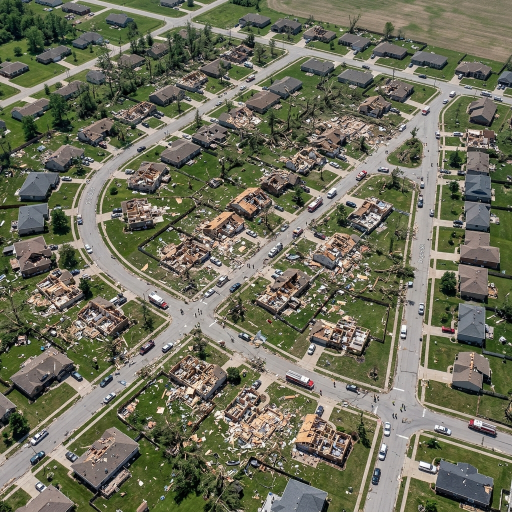
#> input picture From Pixel to Semantic/From-Pixels-to-Semantic/data/images/00000000/00000000_post_disaster.png, 1024 x 1024 px (shown at 1/2 size); its folder holds 2 pictures in this run
$ python resize_images.py
#> lines starting #> are read from the running program, lines starting #| are printed output that depends on the picture
import os
from PIL import Image

def resize_images(folder_path, size=(512, 512)):
#> called with folder_path = 'data/images/00000000', size = (512, 512)
    for filename in os.listdir(folder_path):
        if filename.endswith(".png") or filename.endswith(".jpg"):
            filepath = os.path.join(folder_path, filename)
            try:
                img = Image.open(filepath)
#> img is the input picture: PIL image 1024x1024 RGB; mean R, G, B 110.8, 110.9, 91.5
                img = img.resize(size, Image.Resampling.LANCZOS)
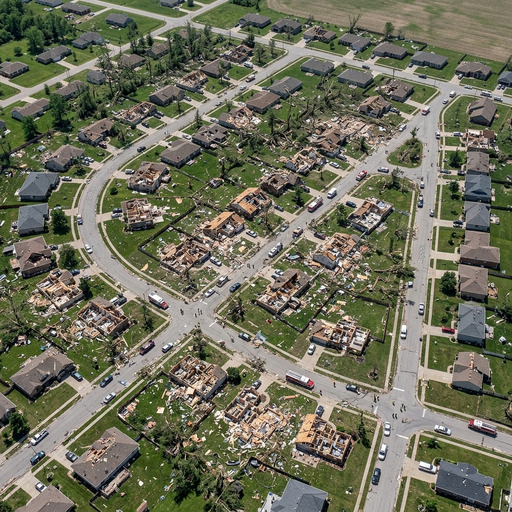
#> img: PIL image 512x512 RGB; mean R, G, B 110.8, 110.9, 91.5
                img.save(filepath)
                print(f"Resized {filename} to {size}")
            except Exception as e:
                print(f"Error resizing {filename}: {e}")
#> pass 2 of the loop in resize_images, `for filename in os.listdir(folder_path):`:
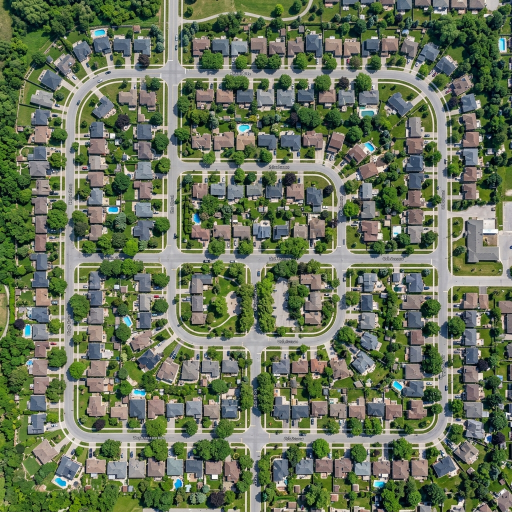
#> input picture From Pixel to Semantic/From-Pixels-to-Semantic/data/images/00000000/00000000_pre_disaster.png, 1024 x 1024 px (shown at 1/2 size)
#> in resize_images, img is the input picture: PIL image 1024x1024 RGB; mean R, G, B 104.3, 115.4, 89.7
#> in resize_images, `img = img.resize(size, Image.Resampling.LANCZOS)`:
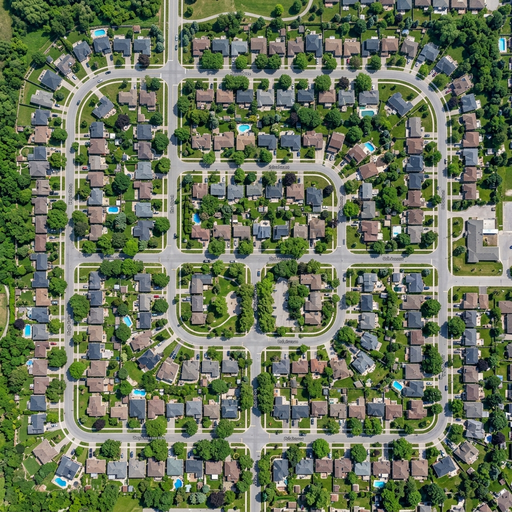
#> img: PIL image 512x512 RGB; mean R, G, B 104.3, 115.4, 89.7

if __name__ == "__main__":
    target_folder = "data/images/00000000"
    if os.path.exists(target_folder):
        resize_images(target_folder)
        print("Done resizing images!")
    else:
        print(f"Folder {target_folder} not found.")
